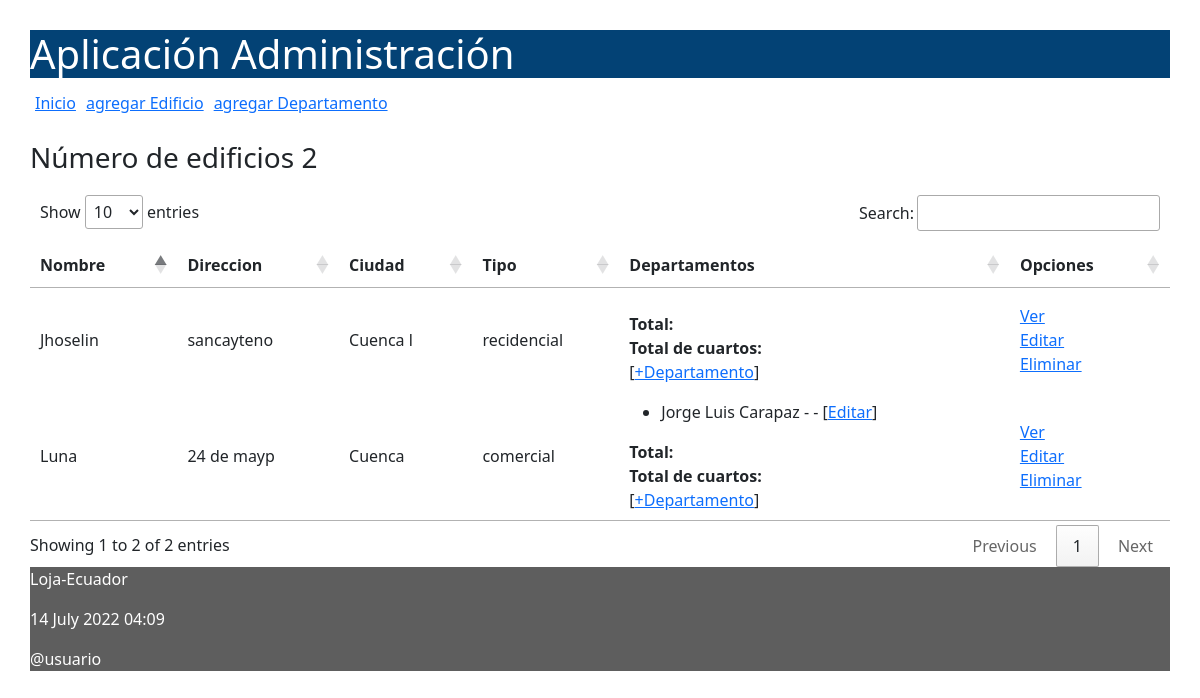
The page / on the database its author committed.
### residencias/models.py (models this page shows, shortened)
class Edificio(models.Model):
    class Meta:
        verbose_name_plural = "Edificios"
    opciones_tipo = (
        ('recidencial', 'Edificio Recidencial'),
        ('comercial', 'Edificio Comercial'),
    )
    nombre = models.CharField(max_length=50)
    direccion = models.CharField(max_length=150)
    ciudad = models.CharField(max_length=30)
    tipo = models.CharField(max_length=50, choices=opciones_tipo)

class Departamento(models.Model):
    class Meta:
        verbose_name_plural = "Departamentos"
    nombrePropietario = models.CharField(max_length=100)
    costoDepartamento = models.DecimalField(max_digits=10000, decimal_places=2)
    numeroCuartos = models.IntegerField()
    edificio = models.ForeignKey(Edificio, on_delete=models.CASCADE, related_name="departamentos")

### residencias/views.py (the view)
# urls.py: path('', views.index, name='index'),
def index(request):
    edificio = Edificio.objects.all()
    informacion_template = {'edificios': edificio, 'numero_edificios': len(edificio)}
    return render(request, 'index.html', informacion_template)

### residencias/templates/index.html (shortened to what this page needs)
{% extends "master.html" %}
{% block content %}
<h3>Número de edificios {{ numero_edificios }}</h3>
<table id="tabla_datos">
  <thead>
    <tr>
      <th>Nombre</th>
      <th>Direccion</th>
      <th>Ciudad</th>
      <th>Tipo</th>
      <th>Departamentos </th>
      <th>Opciones</th>
    </tr>
  </thead>
  {% for e in edificios %}
  <tr>
    <td> {{e.nombre}}</td>
    <td> {{e.direccion}}</td>
    <td> {{e.ciudad}}</td>
    <td> {{e.tipo}}</td>
    <td>
      <ul>
        {% for d in e.departamentos.all %}
          <li>
            <span>{{d.nombrePropietario}} - {{d.nroCuartos}} - [<a href="{% url 'editarDepartamento' d.id %}">Editar</a>] </span>
          </li>
        {% endfor %}
      </ul>
        <span><b>Total:</b> {{ e.obtener_costo_departamentos }}</span>
        <br>
        <span><b>Total de cuartos: </b> {{e.obtener_cantidad_cuartos}}</span>
        <br>[<a href="{% url 'agregarDepartamentoEdificio' e.id%}">+Departamento</a>]
    </td>
    <td> <a href="{% url 'verEdificio' e.id %}">Ver</a> <br>
      <a href="{% url 'editarEdificio' e.id %}">Editar</a> <br>
      <a href="{% url 'eliminarEdificio' e.id %}"
      onclick="return confirm('¿Está seguro de la eliminación?')" >
      Eliminar</a>
    </td>
  </tr>
  {% endfor %}
</table>
{% endblock %}

### residencias/templates/master.html (shortened to what this page needs)
<!DOCTYPE html>
<html>
  <head>
    {% load static %}
    <link rel="stylesheet" type="text/css" href="{% static 'css/estilos.css' %}">
    <link href="https://cdn.jsdelivr.net/npm/bootstrap@5.0.2/dist/css/bootstrap.min.css" rel="stylesheet">
    <link rel="stylesheet" type="text/css" href="https://cdn.datatables.net/1.10.25/css/jquery.dataTables.min.css">
  </head>
  <body>
  <header>
    <h1>Aplicación Administración </h1>
    <nav class="top_menu">
      <ul>
        <li><a href="{% url 'index' %}">Inicio</a></li>
        <li><a href="{% url 'crearEdificio' %}">agregar Edificio</a></li>
        <li><a href="{% url 'crearDepartamento' %}">agregar Departamento</a></li>
      </ul>
    </nav>
  </header>
  <section>
      {% block content %}{% endblock %}
  </section>
  {% include 'footer.html' %}
  </body>
</html>

### residencias/templates/footer.html
<footer>
      <p>Loja-Ecuador</p>
      <p>{% now "j F Y H:i" %}</p>
      <p>@usuario</p>
</footer>

### residencias/static/css/estilos.css (style rules this page uses)
body { background: #FEFEFD; padding: 30px; }
header { background: #034275; color: #FFF; }
section { width: 100%; }
th, td { padding: 15px; border-bottom: 1px solid black; }
.top_menu ul { list-style:none; float:left; padding: 5px; width:95%; }
.top_menu ul li { float:left; margin-right:10px; margin-bottom:5px; text: #FFF; }
.top_menu { margin:0; padding:0; list-style-type:none; }
footer { background: #5E5E5E; color: #FFF; }

### rows shown on the page
Edificio: nombre "Luna", direccion "24 de mayp", ciudad "Cuenca", tipo "comercial"
Departamento: nombrePropietario "Jorge Luis Carapaz"
Edificio: nombre "Jhoselin", direccion "sancayteno", ciudad "Cuenca l", tipo "recidencial"

### other values the page prints
{{ numero_edificios }} "2"
